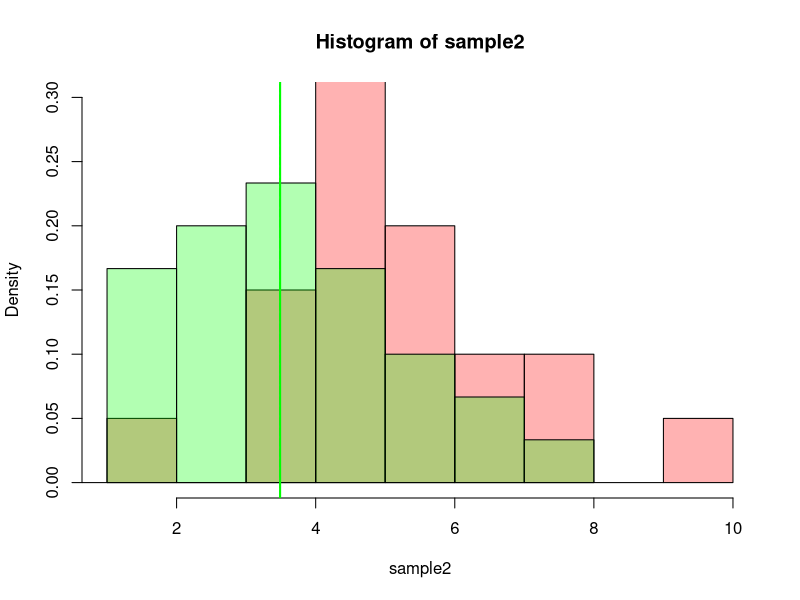

Generate this figure with R:
# Task 1: paired and independed test

cor <- 0.6

K <- matrix(c(1, 0.6, 0.6, 1), ncol=2)

A <- chol(K)

# our function that will generate correlated samples
generate.f2 <- function(n, k, A, diff) {
    XY <- sapply(1:k, FUN = function(k, n) {
      X <- cbind(rnorm(n, 0, 1), rnorm(n, 0, 1))
      Y <- A %*% t(X) + diff
      cbind('X'=Y[1,], 'Y'=Y[2,])
    }, n=n)
}

n <- 50
k <- 1000
XY <- generate.f2(n, k, A, diff=c(2,30))
X <- XY[1:(n/2),]
Y <- XY[(1+(n/2)):n,]

sapply(1:k, FUN=function(i) {
  result <- t.test(X[,i], Y[,i], paired=T)
  result$p.value
}) -> p.paired

# power of paired test
sum(p.paired > 0.05) / k

sapply(1:k, FUN=function(i) {
  result <- t.test(X[,i], Y[,i], paired=F)
  result$p.value
}) -> p.unpaired

# power of unpaired test
sum(p.unpaired > 0.05)/k

# task 2 - ANOVA
#================
n <- 50
# создадим группы, одна из которых смещена
sample1 <- rnorm(n, 0, 1)
sample2 <- rnorm(n, 0, 1)
sample3 <- rnorm(n, 1, 1)
# объединим группы в один датасет
sample <- c(sample1, sample2, sample3)
group <- rep(c('a','b','c'), rep(n,3))
data <- data.frame(sample, factor=group)
# anova
result <- aov(sample~factor,data)
summary(result)
# получили, что P(>F) << 0.05 — значит, что в наших группах есть различия

# создадим новые группы, в которых нет различий
sample1 <- rnorm(n, 0, 1)
sample2 <- rnorm(n, 0, 1)
sample3 <- rnorm(n, 0, 1)
# объединим группы в один датасет
sample <- c(sample1, sample2, sample3)
group <- rep(c('a','b','c'), rep(n,3))
data <- data.frame(sample, factor=group)
# anova
result <- aov(sample~factor,data)
summary(result)
# получили, что P(>F) > 0.05 — значит, что в наших группах нет различий


# task 3 - non-parametric criteries
n1 <- 20
n2 <- 10
k <- 1000
sample1 <- append(rnorm(n1, 4, 2), runif(n2, 2, 4))
sample2 <- append(rnorm(n1, 5, 2), runif(n2, 4, 2))
hist(sample2, col=rgb(1,0,0,0.3), probability=T, ylim=c(0,0.3))
hist(sample1, col=rgb(0,1,0,0.3), probability=T, ylim=c(0,0.3), add=T)
abline(v=mean(sample2), col='red', lty=5)
abline(v=mean(sample1), col='green', lty=5)
abline(v=median(sample2), col='red', lwd=2)
abline(v=median(sample1), col='green', lwd=2)

ps <- sapply(1:k, FUN=function(k) {
  sample1 <- append(rnorm(n1, 4, 2), runif(n2, 2, 4))
  sample2 <- append(rnorm(n1, 5, 2), runif(n2, 3, 7))
  p.w <- wilcox.test(sample1, sample2)$p.value
  p.t <- t.test(sample1, sample2)$p.value
  cbind(p.w, p.t)
})
# power of mann-whitney test
sum(ps[1,] < 0.05)/k
# power of student test
sum(ps[2,] < 0.05)/k

